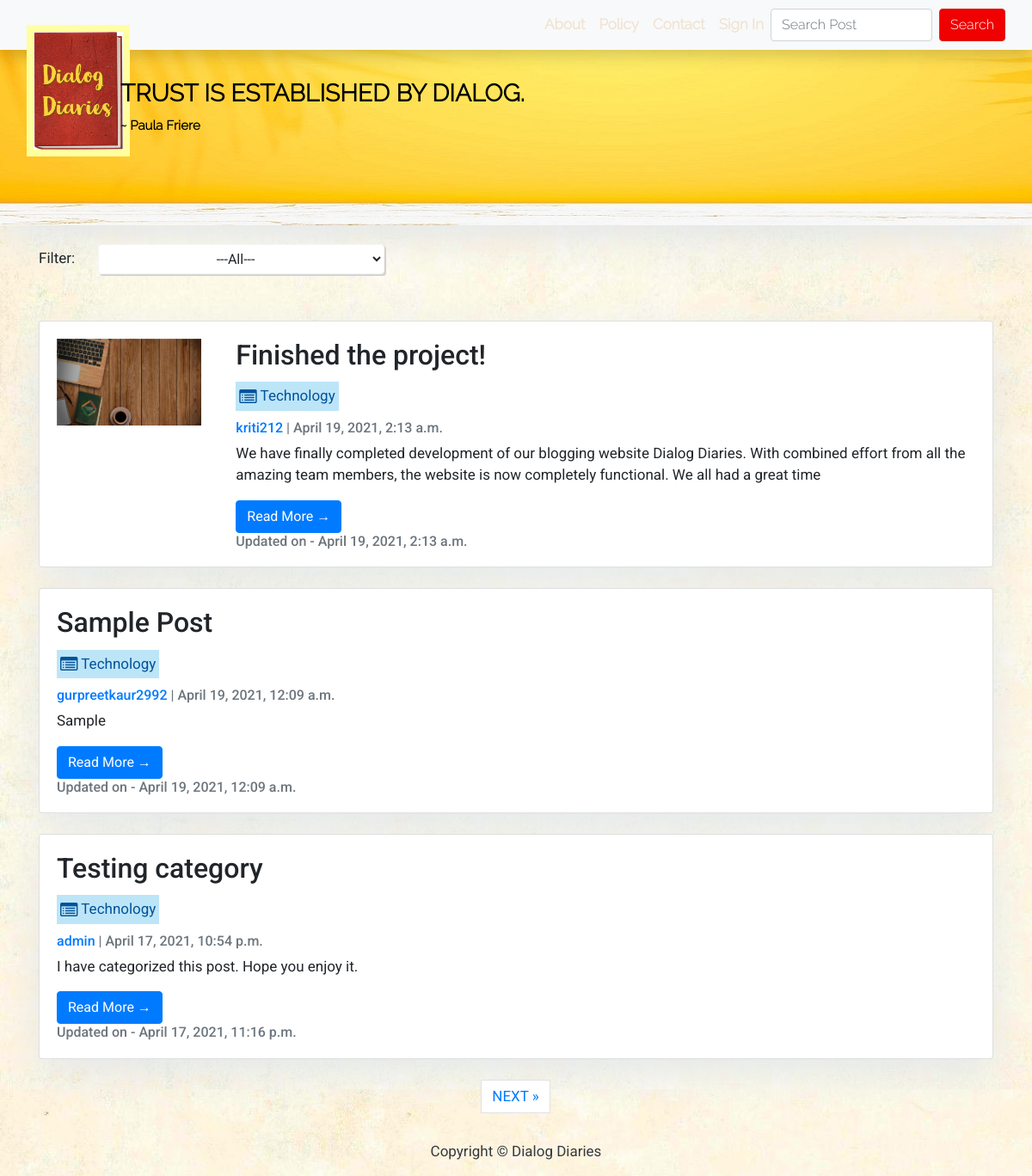
The page / on the database its author committed.
### blog/models.py (models this page shows, shortened)
class Post(models.Model):
    title = models.CharField(max_length=200, unique=True)
    slug = models.SlugField(max_length=200, unique=True)
    author = models.ForeignKey('auth.User', on_delete=models.CASCADE)
    updated_on = models.DateTimeField(auto_now=True)
    content = models.TextField()
    image = models.ImageField(upload_to='images/', blank=True, null=True)
    created_on = models.DateTimeField(auto_now_add=True)
    category = models.ForeignKey(Category, null=True, on_delete=models.CASCADE)
    class Meta:
        ordering = ['-created_on']

class Category(models.Model):
    name = models.CharField(max_length=40, unique=True)
    description = models.CharField(max_length=200)
    def __str__(self):
        return self.name

### blog/views.py (the view)
# urls.py: path('', views.GetAllPosts.as_view(), name='home'),
class GetAllPosts(generic.ListView):
    queryset = Post.objects.order_by('-created_on')
    template_name = 'index.html'
    paginate_by = 3
    def get_queryset(self):
        filter_val = self.request.GET.get('filter', '')
        if filter_val == '':
            filter_val = [x.id for x in Category.objects.all()]
        new_context = Post.objects.filter(
            Q(category__in=filter_val) | Q(category__isnull=True)
        ).order_by('-created_on')
        return new_context
    def get_context_data(self, **kwargs):
        context = super(GetAllPosts, self).get_context_data(**kwargs)
        context['filter'] = self.request.GET.get('filter', '')
        return context

### templates/index.html (shortened to what this page needs)
{% extends "base.html" %}
{% block content %}
<header class="masthead">
    <div class="container">
        <div class="row">
            <div class=" col-md-8 col-md-10 mx-auto">
                <div class="site-heading" >
                    <h3 class=" site-heading my-4 mt-3 text-white"> TRUST IS ESTABLISHED BY DIALOG. <br>
                        <span class="site-sub-heading">~ Paula Friere </span>
                    </h3>
                </div>
            </div>
        </div>
    </div>
</header>
<div class="container">
    <form method="get" action="{% url 'home' %}">
    Filter: <select class="btn dropdown" id="filter-select" name="filter">
        <option selected value="">---All---</option>
    </select>
    </form>
    <div class="row">
        <div class="col-md-12 mt-3 left">
            {% for post in post_list %}
            <div class="card mb-4">
                <div class="card-body details">
                    {% if post.image %}
                        <div class="img">
                            <img class="post-image" src="../media/{{post.image}}">
                        </div>
                    {% endif %}
                    <div class="detail">
                        <h2 class="card-title">{{ post.title }}</h2>
                        {% if post.category %}
                        <div class="isa_info">
                            <i class="fa fa-list-alt"></i>
                          {{ post.category }}
                        </div>
                        {% endif %}
                        <p class="card-text text-muted h6"> <a href="{% url 'post_user_profile' pk=post.author.pk%}"> {{ post.author }} </a> | {{ post.created_on}}</p>
                        <p class="card-text">{{post.content|slice:":200" }}</p>
                        <a href="{% url 'post_detail' post.slug  %}" class="btn btn-primary">Read More &rarr;</a>
                        <p class="card-text text-muted h6">Updated on - {{ post.updated_on }}</p>
                    </div>
                </div>
            </div>
            {% endfor %}
        </div>
    </div>
</div>
{% if is_paginated %}
  <ul class="pagination justify-content-center">
    {% if page_obj.has_next %}
    <li><a href="?page={{ page_obj.next_page_number }}" class="page-link"> NEXT &raquo;</a></li>
    {% endif %}
  </ul>
{% endif %}
{%endblock%}

### templates/base.html (shortened to what this page needs)
<!DOCTYPE html>
{% load static %}
<html>
    <head>
        <link rel="stylesheet" href="https://stackpath.bootstrapcdn.com/bootstrap/4.4.1/css/bootstrap.min.css">
        <link rel="stylesheet" type="text/css" href="{% static 'css/index.css' %}">
        <link rel="stylesheet" type="text/css" href="{% static 'css/base.css' %}">
        <link rel="stylesheet" type="text/css" href="{% static 'css/sign_in.css' %}">
        <link rel="stylesheet" type="text/css" href="{% static 'css/blog_post.css' %}">
        <link rel="stylesheet" type="text/css" href="{% static 'css/policy.css' %}">
    </head>
    <body>
        <nav class="navbar navbar-expand-lg navbar-light bg-light shadow" id="mainNav">
            <div class="container-fluid">
                <a class="navbar-brand" href="{% url 'home' %}"><img src="{% static 'images/logo.png'%}"></a>
                <div class="collapse navbar-collapse" id="navbarResponsive">
                    <ul class="align-right navbar-nav ml-auto">
                        <li class="nav-item text-black">
                            <a class="nav-link text-black font-weight-bold" href="/about">About</a>
                        </li>
                        <li class="nav-item text-black">
                            <a class="nav-link text-black font-weight-bold" href="/policy">Policy</a>
                        </li>
                        <li class="nav-item text-black">
                            <a class="nav-link text-black font-weight-bold" href="/contactus">Contact</a>
                        </li>
                        {% if user.is_authenticated %}
                        <li class="nav-item text-black">
                            <a class="nav-link text-black font-weight-bold" href="/sign-out">Sign Out</a>
                            {% else %}
                            <a class="nav-link text-black font-weight-bold" href="/sign-in">Sign In</a>
                        {% endif %}
                    </ul>
                    <form class="form-inline my-2 my-lg-0" method="POST" action="{% url 'search-post' %}">
                        <input class="form-control mr-sm-2" type="search" placeholder="Search Post" name="searched" aria-label="Search" required>
                        <button class="btn btn-danger my-2 my-sm-0" type="submit">Search</button>
                      </form>
                </div>
            </div>
        </nav>
        {% block content %}{% endblock content %}
        <footer class="py-3 bg-grey">
            <p class="m-0 text-dark text-center ">Copyright &copy; Dialog Diaries</p>
        </footer>
    </body>
</html>

### blog/static/css/index.css (style rules this page uses)
body { font-family: "Roboto", sans-serif; font-size: 18px; background-color: #fdfdfd; background: url('../images/backgroundPage.jpg'); }
.card { box-shadow: 0 16px 48px #E3E7EB; }
.navbar { font-family: 'Raleway-Light'; background: url('../images/backgroundNav.png') center; }
.navbar-light .navbar-nav .nav-link { color: #f1e2cf; }
.isa_info { color: #00529B; background-color: #BDE5F8; }
.isa_info i { font-size: 1.2em; vertical-align: middle; }
.isa_info { width: fit-content; margin: 10px 0px; padding: 4px; }
.masthead { font-family: 'Raleway-Light' !important; background: url('../images/backgroundTitle.jpg') !important; height: 12em !important; }
.site-heading h3 { color : black !important; font-weight: bold; }
.site-sub-heading { font-size: 15px !important; }
.details { display: flex; }
.img { margin-right: 40px; width: 300px; height: 200px; }
#filter-select { background: white; box-shadow: 2px 2px lightgrey; border: 1px solid whitesmoke; margin: 2%; width: 30%; }

### blog/static/css/base.css (style rules this page uses)
body { font-size: 17px; background-color: #fdfdfd; }
.shadow { box-shadow: 0 4px 2px -2px rgba(0, 0, 0, 0.1); }
.btn-danger { color: #fff; background-color: #f00000; border-color: #dc281e; }
.masthead { background: #3398E1; height: auto; padding-bottom: 15px; box-shadow: 0 16px 48px #E3E7EB; padding-top: 10px; }
.navbar-brand img { width: 10%; position: absolute; border: 8px solid #feffa1; }
.align-right { float: right !important; }
.nav-link { color: white; }

### blog/static/css/sign_in.css (style rules this page uses)
.card { display: inline-block; width: 100%; }
input { overflow: visible; padding: 10px; border-radius: 0px 7px 7px 0px; border-style: inset; width: 95%; }

### blog/static/css/blog_post.css (style rules this page uses)
.post-image { width: 100%; }

### rows shown on the page
Post: image (picture), title "Finished the project!", category "Technology", author "kriti212", created_on "April 19, 2021, 2:13 a.m.", content "We have finally completed development of our blogging website Dialog Diaries. With combined effort from all the amazing team members, the website is now completely functional. We all had a great time", updated_on "April 19, 2021, 2:13 a.m."
Post: title "Sample Post", category "Technology", author "gurpreetkaur2992", created_on "April 19, 2021, 12:09 a.m.", content "Sample", updated_on "April 19, 2021, 12:09 a.m."
Post: title "Testing category", category "Technology", author "admin", created_on "April 17, 2021, 10:54 p.m.", content "I have categorized this post. Hope you enjoy it.", updated_on "April 17, 2021, 11:16 p.m."
